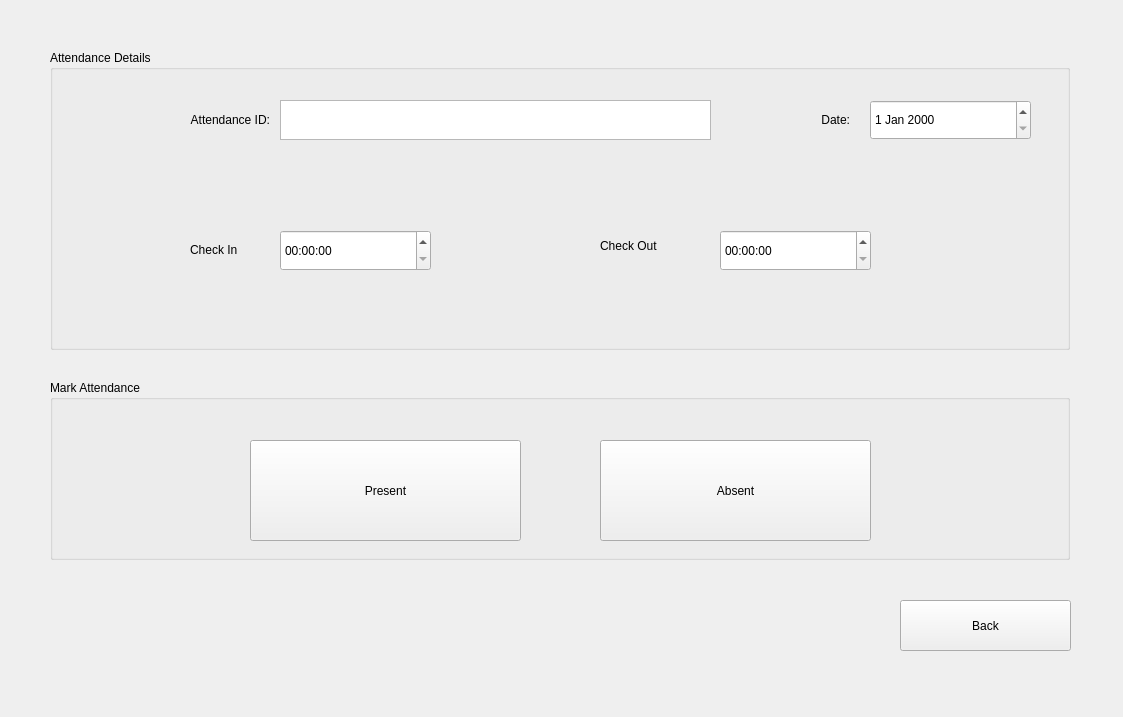
<?xml version="1.0" encoding="UTF-8"?>
<ui version="4.0">
 <class>MarkAttendanceScreen</class>
 <widget class="QWidget" name="MarkAttendanceScreen">
  <property name="geometry">
   <rect>
    <x>0</x>
    <y>0</y>
    <width>1123</width>
    <height>717</height>
   </rect>
  </property>
  <property name="windowTitle">
   <string>Mark Attendance</string>
  </property>
  <widget class="QGroupBox" name="attendanceDetailsGroup">
   <property name="geometry">
    <rect>
     <x>50</x>
     <y>50</y>
     <width>1020</width>
     <height>300</height>
    </rect>
   </property>
   <property name="title">
    <string>Attendance Details</string>
   </property>
   <property name="flat">
    <bool>true</bool>
   </property>
   <widget class="QLabel" name="attendanceIDLabel">
    <property name="geometry">
     <rect>
      <x>70</x>
      <y>50</y>
      <width>150</width>
      <height>40</height>
     </rect>
    </property>
    <property name="text">
     <string>Attendance ID:</string>
    </property>
    <property name="alignment">
     <set>Qt::AlignmentFlag::AlignRight|Qt::AlignmentFlag::AlignTrailing|Qt::AlignmentFlag::AlignVCenter</set>
    </property>
   </widget>
   <widget class="QTextEdit" name="attendanceIDTextBox">
    <property name="geometry">
     <rect>
      <x>230</x>
      <y>50</y>
      <width>431</width>
      <height>40</height>
     </rect>
    </property>
    <property name="styleSheet">
     <string notr="true">font: 600 16pt &quot;Segoe UI&quot;; color: rgb(170, 0, 0);</string>
    </property>
   </widget>
   <widget class="QLabel" name="dateLabel">
    <property name="geometry">
     <rect>
      <x>700</x>
      <y>50</y>
      <width>100</width>
      <height>40</height>
     </rect>
    </property>
    <property name="text">
     <string>Date:</string>
    </property>
    <property name="alignment">
     <set>Qt::AlignmentFlag::AlignRight|Qt::AlignmentFlag::AlignTrailing|Qt::AlignmentFlag::AlignVCenter</set>
    </property>
   </widget>
   <widget class="QDateEdit" name="attendanceDateDateEdit">
    <property name="geometry">
     <rect>
      <x>820</x>
      <y>50</y>
      <width>161</width>
      <height>40</height>
     </rect>
    </property>
   </widget>
   <widget class="QTimeEdit" name="fromTimeTimeEdit">
    <property name="geometry">
     <rect>
      <x>230</x>
      <y>180</y>
      <width>151</width>
      <height>41</height>
     </rect>
    </property>
   </widget>
   <widget class="QLabel" name="fromTimeLabel">
    <property name="geometry">
     <rect>
      <x>140</x>
      <y>190</y>
      <width>63</width>
      <height>20</height>
     </rect>
    </property>
    <property name="text">
     <string>Check In</string>
    </property>
   </widget>
   <widget class="QLabel" name="toTimeLabel">
    <property name="geometry">
     <rect>
      <x>550</x>
      <y>180</y>
      <width>81</width>
      <height>31</height>
     </rect>
    </property>
    <property name="text">
     <string>Check Out </string>
    </property>
   </widget>
   <widget class="QTimeEdit" name="toTimeTimeEdit">
    <property name="geometry">
     <rect>
      <x>670</x>
      <y>180</y>
      <width>151</width>
      <height>41</height>
     </rect>
    </property>
   </widget>
  </widget>
  <widget class="QGroupBox" name="attendanceActionsGroup">
   <property name="geometry">
    <rect>
     <x>50</x>
     <y>380</y>
     <width>1020</width>
     <height>180</height>
    </rect>
   </property>
   <property name="title">
    <string>Mark Attendance</string>
   </property>
   <property name="flat">
    <bool>true</bool>
   </property>
   <widget class="QPushButton" name="confirmAttendanceButton">
    <property name="geometry">
     <rect>
      <x>200</x>
      <y>60</y>
      <width>271</width>
      <height>101</height>
     </rect>
    </property>
    <property name="text">
     <string>Present</string>
    </property>
   </widget>
   <widget class="QPushButton" name="MarkAbsent">
    <property name="geometry">
     <rect>
      <x>550</x>
      <y>60</y>
      <width>271</width>
      <height>101</height>
     </rect>
    </property>
    <property name="text">
     <string>Absent</string>
    </property>
   </widget>
  </widget>
  <widget class="QPushButton" name="approveButton">
   <property name="geometry">
    <rect>
     <x>900</x>
     <y>600</y>
     <width>171</width>
     <height>51</height>
    </rect>
   </property>
   <property name="text">
    <string>Back</string>
   </property>
  </widget>
 </widget>
 <resources/>
 <connections/>
</ui>
